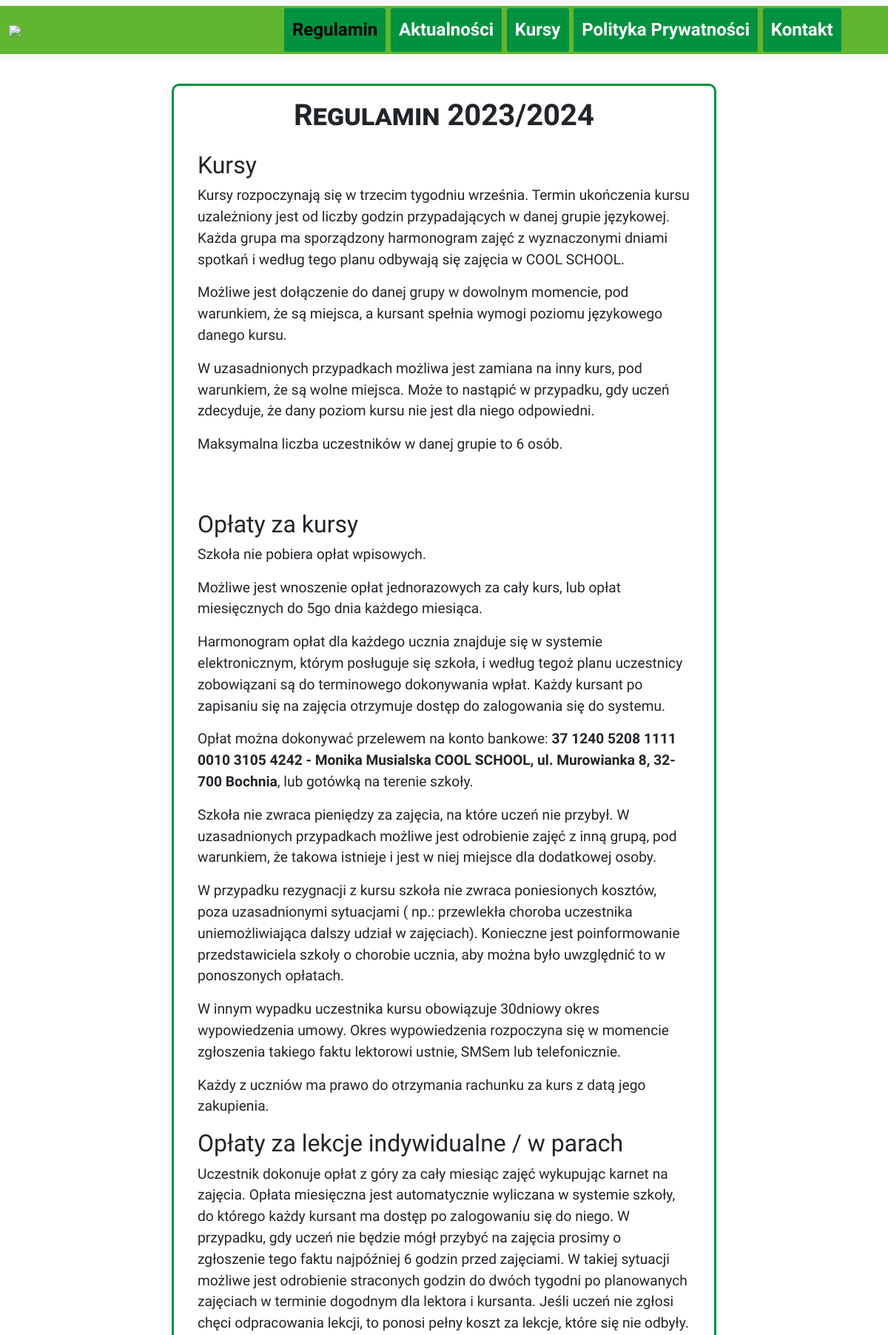
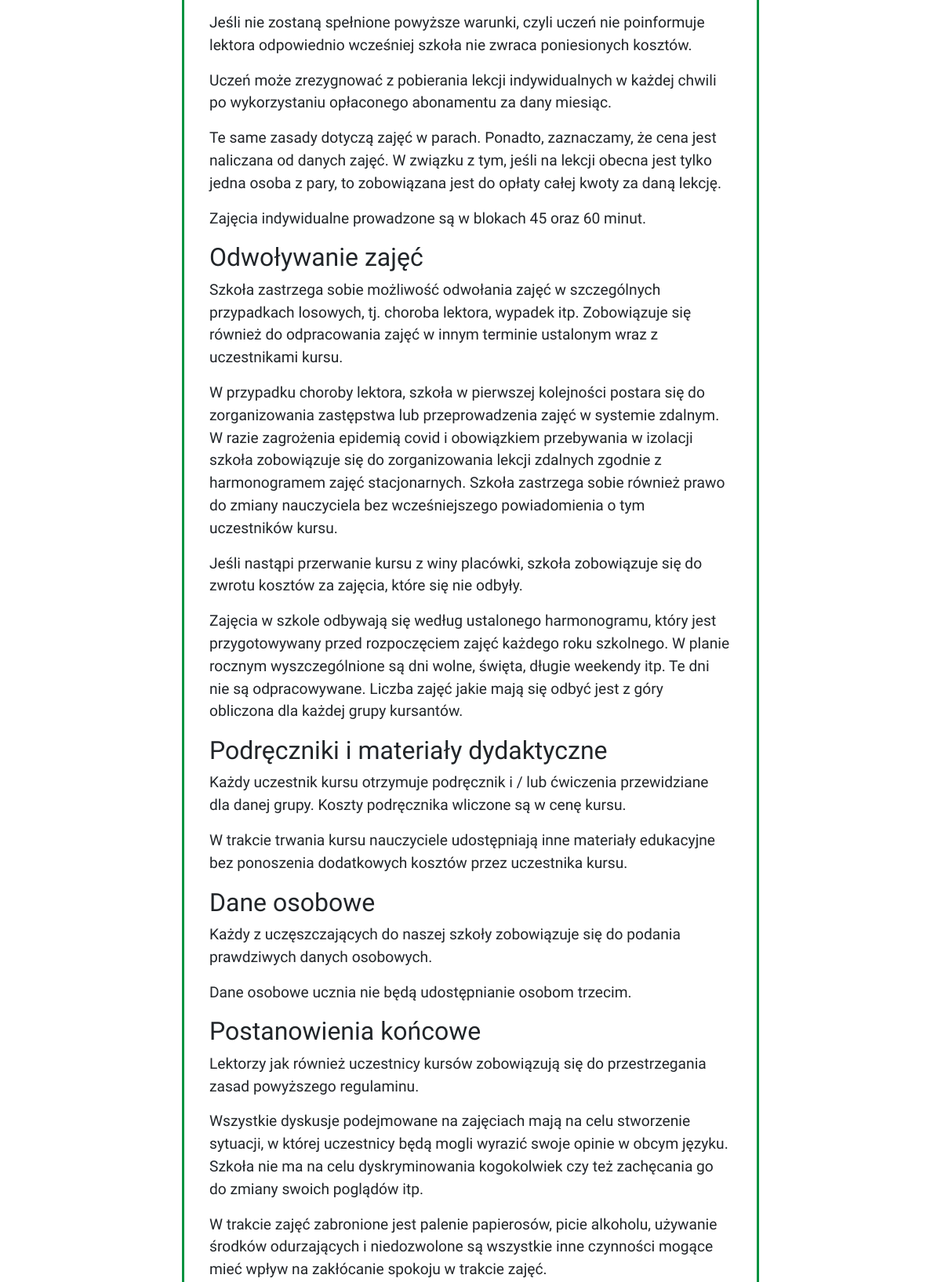
The app's page /regulamin/ (upper part) with its own data (2 pictures, top to bottom).
### articles_app/models.py (models this page shows)
class Page(models.Model):
    title = models.CharField(max_length=100)
    page_url = models.URLField(max_length=200, blank=True, null=True)
    edit_url = models.URLField(max_length=200, blank=True, null=True)

class Article(models.Model):
    title = models.CharField(max_length=200)
    content = RichTextField()
    pub_date = models.DateTimeField('date published')
    page = models.ForeignKey(Page, on_delete=models.CASCADE, null=True)
    show_on_whiteboard = models.BooleanField(default=False)

### articles_app/views.py (the view)
# urls.py: path('regulamin/', views.regulamin, name="regulamin"),
def regulamin(request):
    return render_page_based_on_index_template(request, "Regulamin")

### articles_app/views.py (called while the page is built)
def render_page_based_on_index_template(request, page_name):
    pages = Page.objects.all()
    articles = list(Article.objects.filter(page__title=page_name))
    articles.sort(key=lambda x: x.pub_date, reverse=True)
    default_pages_dict = {}
    for page in pages:
        if page.title not in ('Główna', page_name):
            default_pages_dict.update({page.title: page.page_url.split('/')[0]})
    return render(request, 'index.html', {'default_pages_dict': default_pages_dict, 'current_page_name': page_name, 'articles': articles})

### articles_app/templates/index.html (shortened to what this page needs)
<!DOCTYPE html>
{% load static %}
<html lang="en">
<head>
    <link href="https://cdn.jsdelivr.net/npm/bootstrap@5.3.1/dist/css/bootstrap.min.css" rel="stylesheet"
>
    <link rel="stylesheet" type="text/css" href="{% static 'css/styles.css' %}">
</head>
<body>
<nav class="navbar navbar-expand-lg bg-body-tertiary">
    <div class="container-fluid" id="nav_top">
        <a class="navbar-brand" href="{% url 'index' %}">
            <img id="imgLogo" class="fade-in" src="{% static 'img/logo2.png' %}"></a>
        <div class="collapse navbar-collapse mx-5 fade-in" id="navbarNav">
            <ul class="navbar-nav ms-auto">
                {% if current_page_name != "Główna" %}
                    <li class="nav-item">
                        <a class="nav-link" aria-current="page">{{ current_page_name }}</a>
                    </li>
                {% endif %}
                {% for page_name, page_url in default_pages_dict.items %}
                    <li class="nav-item">
                        <a class="nav-link" href="{% url page_url %}">{{ page_name }}</a>
                    </li>
                {% endfor %}
            </ul>
        </div>
    </div>
</nav>
<div class="container">
    <div class="row">
        <div class="col-2">
        </div>
        <div class="col-8">
            {% for article in articles %}
                <article>
                    <h1 id="article_{{ article.id }}">{{ article.title }}</h1>
                    {{ article.content|safe }}
                </article>
            {% endfor %}
        </div>
        <div class="col-2">
        </div>
    </div>
</div>
</body>
</html>

### articles_app/static/css/styles.css (style rules this page uses)
body { font-family: 'Open Sans Condensed', sans-serif; background: url("../img/background.jpg") no-repeat fixed center; background-size: contain; }
#nav_top { background-color: #60b62f; }
li.nav-item { background-color: #00923f; margin: 0.2rem; border-radius: 3px; padding: 0.2rem; }
li.nav-item a { font-size: 1.5rem; font-weight: bold; color: white; }
li.nav-item a[aria-current="page"] { color: black; }
.navbar-collapse a.nav-link { padding-left: 1rem; }
h1 { text-align: center; font-weight: bold; }
article h1 { font-variant: small-caps; padding: 1rem; }
article { border-color: #00923f; border-width: 3px; border-radius: 10px; border-style: solid; margin-top: 2rem; padding-left: 2rem; padding-right: 2rem; padding-bottom: 2rem; font-size: 1.2rem; }
.fade-in { animation: fadeInAnimation 2s; }

### records on screen
Page: title "Regulamin"
Page: default_pages_dict "Aktualności"
Page: default_pages_dict "Kursy"
Page: default_pages_dict "Polityka Prywatności"
Page: default_pages_dict "Kontakt"
Article: title "Regulamin 2023/2024", content "Kursy Kursy rozpoczynają się w trzecim tygodniu września. Termin ukończenia kursu uzależniony jest od liczby godzin przypadających w danej grupie językowej. Każda grupa ma sporządzony harmonogram zajęć z wyznaczonymi dniami spotkań i według tego planu odbywają się zajęcia w COOL SCHOOL. Możliwe jest dołączenie do danej grupy w dowolnym momencie, pod warunkiem, że są miejsca, a kursant spełnia wymogi poziomu językowego danego kursu. W uzasadnionych przypadkach możliwa jest zamiana na inny kurs, pod warunkiem, że są wolne miejsca. Może to nastąpić w przypadku, gdy uczeń zdecyduje, że dany poziom kursu nie jest dla niego odpowiedni. Maksymalna liczba uczestników w danej grupie to 6 osób.…"
